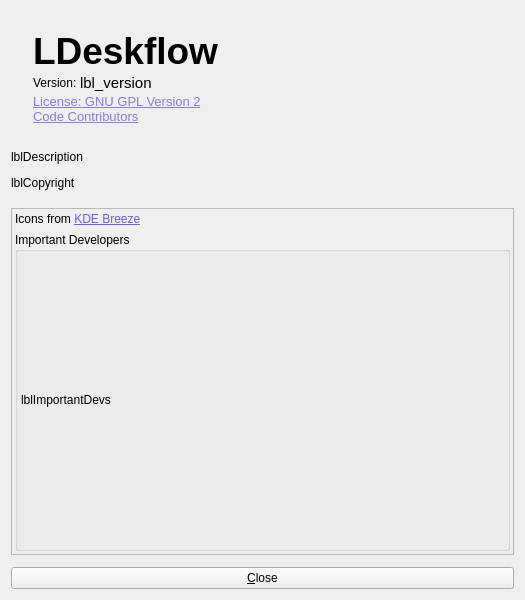
<?xml version="1.0" encoding="UTF-8"?>
<ui version="4.0">
 <class>AboutDialog</class>
 <widget class="QDialog" name="AboutDialog">
  <property name="windowModality">
   <enum>Qt::WindowModality::ApplicationModal</enum>
  </property>
  <property name="geometry">
   <rect>
    <x>0</x>
    <y>0</y>
    <width>525</width>
    <height>600</height>
   </rect>
  </property>
  <property name="sizePolicy">
   <sizepolicy hsizetype="Preferred" vsizetype="Preferred">
    <horstretch>0</horstretch>
    <verstretch>0</verstretch>
   </sizepolicy>
  </property>
  <property name="windowTitle">
   <string>About LDeskflow</string>
  </property>
  <property name="windowIcon">
   <iconset theme="help-about"/>
  </property>
  <property name="modal">
   <bool>true</bool>
  </property>
  <layout class="QVBoxLayout" name="verticalLayout">
   <property name="spacing">
    <number>12</number>
   </property>
   <item>
    <widget class="QWidget" name="frameLogo" native="true">
     <property name="sizePolicy">
      <sizepolicy hsizetype="Preferred" vsizetype="Fixed">
       <horstretch>0</horstretch>
       <verstretch>0</verstretch>
      </sizepolicy>
     </property>
     <layout class="QGridLayout" name="gridLayout">
      <property name="verticalSpacing">
       <number>0</number>
      </property>
      <item row="4" column="1">
       <widget class="QLabel" name="linkGpl">
        <property name="sizePolicy">
         <sizepolicy hsizetype="Preferred" vsizetype="Fixed">
          <horstretch>0</horstretch>
          <verstretch>0</verstretch>
         </sizepolicy>
        </property>
        <property name="text">
         <string>&lt;!DOCTYPE HTML PUBLIC &quot;-//W3C//DTD HTML 4.0//EN&quot; &quot;http://www.w3.org/TR/REC-html40/strict.dtd&quot;&gt;
&lt;html&gt;&lt;head&gt;&lt;meta name=&quot;qrichtext&quot; content=&quot;1&quot; /&gt;&lt;style type=&quot;text/css&quot;&gt;
p, li { white-space: pre-wrap; }
&lt;/style&gt;&lt;/head&gt;&lt;body style=&quot; font-family:'Ubuntu'; font-size:10pt; font-weight:400; font-style:normal;&quot;&gt;
&lt;p style=&quot; margin-top:0px; margin-bottom:0px; margin-left:0px; margin-right:0px; -qt-block-indent:0; text-indent:0px;&quot;&gt;&lt;a href=&quot;https://www.gnu.org/licenses/old-licenses/gpl-2.0.html&quot;&gt;&lt;span style=&quot; text-decoration: underline; color:#8B7BD8;&quot;&gt;License: GNU GPL Version 2&lt;/a&gt;&lt;/span&gt;&lt;/p&gt;&lt;/body&gt;&lt;/html&gt;</string>
        </property>
        <property name="openExternalLinks">
         <bool>true</bool>
        </property>
       </widget>
      </item>
      <item row="6" column="1">
       <spacer name="verticalSpacer">
        <property name="orientation">
         <enum>Qt::Orientation::Vertical</enum>
        </property>
        <property name="sizeHint" stdset="0">
         <size>
          <width>20</width>
          <height>5</height>
         </size>
        </property>
       </spacer>
      </item>
      <item row="0" column="1">
       <spacer name="verticalSpacer_3">
        <property name="orientation">
         <enum>Qt::Orientation::Vertical</enum>
        </property>
        <property name="sizeHint" stdset="0">
         <size>
          <width>20</width>
          <height>10</height>
         </size>
        </property>
       </spacer>
      </item>
      <item row="1" column="1">
       <widget class="QLabel" name="lblName">
        <property name="sizePolicy">
         <sizepolicy hsizetype="Preferred" vsizetype="Fixed">
          <horstretch>0</horstretch>
          <verstretch>0</verstretch>
         </sizepolicy>
        </property>
        <property name="font">
         <font>
          <pointsize>28</pointsize>
          <bold>true</bold>
         </font>
        </property>
        <property name="text">
         <string notr="true">LDeskflow</string>
        </property>
        <property name="scaledContents">
         <bool>false</bool>
        </property>
        <property name="alignment">
         <set>Qt::AlignmentFlag::AlignBottom|Qt::AlignmentFlag::AlignLeading|Qt::AlignmentFlag::AlignLeft</set>
        </property>
        <property name="indent">
         <number>0</number>
        </property>
        <property name="program_name" stdset="0">
         <bool>false</bool>
        </property>
       </widget>
      </item>
      <item row="0" column="0" rowspan="9">
       <widget class="QLabel" name="lblIcon">
        <property name="sizePolicy">
         <sizepolicy hsizetype="Preferred" vsizetype="Fixed">
          <horstretch>0</horstretch>
          <verstretch>0</verstretch>
         </sizepolicy>
        </property>
        <property name="autoFillBackground">
         <bool>false</bool>
        </property>
       </widget>
      </item>
      <item row="3" column="1">
       <widget class="QWidget" name="widget_2" native="true">
        <property name="sizePolicy">
         <sizepolicy hsizetype="Preferred" vsizetype="Fixed">
          <horstretch>0</horstretch>
          <verstretch>0</verstretch>
         </sizepolicy>
        </property>
        <layout class="QHBoxLayout" name="horizontalLayout">
         <property name="spacing">
          <number>0</number>
         </property>
         <property name="leftMargin">
          <number>0</number>
         </property>
         <property name="topMargin">
          <number>0</number>
         </property>
         <property name="rightMargin">
          <number>0</number>
         </property>
         <property name="bottomMargin">
          <number>0</number>
         </property>
         <item>
          <widget class="QLabel" name="label">
           <property name="sizePolicy">
            <sizepolicy hsizetype="Maximum" vsizetype="Fixed">
             <horstretch>0</horstretch>
             <verstretch>0</verstretch>
            </sizepolicy>
           </property>
           <property name="text">
            <string>Version: </string>
           </property>
           <property name="alignment">
            <set>Qt::AlignmentFlag::AlignLeading|Qt::AlignmentFlag::AlignLeft|Qt::AlignmentFlag::AlignVCenter</set>
           </property>
           <property name="indent">
            <number>0</number>
           </property>
          </widget>
         </item>
         <item>
          <widget class="QLabel" name="lblVersion">
           <property name="sizePolicy">
            <sizepolicy hsizetype="Maximum" vsizetype="Fixed">
             <horstretch>0</horstretch>
             <verstretch>0</verstretch>
            </sizepolicy>
           </property>
           <property name="font">
            <font>
             <pointsize>11</pointsize>
            </font>
           </property>
           <property name="text">
            <string notr="true">lbl_version</string>
           </property>
           <property name="alignment">
            <set>Qt::AlignmentFlag::AlignLeading|Qt::AlignmentFlag::AlignLeft|Qt::AlignmentFlag::AlignVCenter</set>
           </property>
           <property name="smaller_text" stdset="0">
            <bool>true</bool>
           </property>
          </widget>
         </item>
         <item>
          <widget class="QPushButton" name="btnCopyVersion">
           <property name="sizePolicy">
            <sizepolicy hsizetype="Fixed" vsizetype="Fixed">
             <horstretch>0</horstretch>
             <verstretch>0</verstretch>
            </sizepolicy>
           </property>
           <property name="maximumSize">
            <size>
             <width>32</width>
             <height>16777215</height>
            </size>
           </property>
           <property name="toolTip">
            <string>Copy version info</string>
           </property>
           <property name="icon">
            <iconset>
             <normaloff>:/icons/64x64/copy-dark.png</normaloff>:/icons/64x64/copy-dark.png</iconset>
           </property>
           <property name="flat">
            <bool>true</bool>
           </property>
          </widget>
         </item>
         <item>
          <spacer name="horizontalSpacer">
           <property name="sizePolicy">
            <sizepolicy hsizetype="Minimum" vsizetype="Minimum">
             <horstretch>0</horstretch>
             <verstretch>0</verstretch>
            </sizepolicy>
           </property>
           <property name="orientation">
            <enum>Qt::Orientation::Horizontal</enum>
           </property>
           <property name="sizeHint" stdset="0">
            <size>
             <width>40</width>
             <height>10</height>
            </size>
           </property>
          </spacer>
         </item>
        </layout>
       </widget>
      </item>
      <item row="5" column="1">
       <widget class="QLabel" name="linkContributors">
        <property name="sizePolicy">
         <sizepolicy hsizetype="Preferred" vsizetype="Fixed">
          <horstretch>0</horstretch>
          <verstretch>0</verstretch>
         </sizepolicy>
        </property>
        <property name="text">
         <string>&lt;!DOCTYPE HTML PUBLIC &quot;-//W3C//DTD HTML 4.0//EN&quot; &quot;http://www.w3.org/TR/REC-html40/strict.dtd&quot;&gt;
&lt;html&gt;&lt;head&gt;&lt;meta name=&quot;qrichtext&quot; content=&quot;1&quot; /&gt;&lt;style type=&quot;text/css&quot;&gt;
p, li { white-space: pre-wrap; }
&lt;/style&gt;&lt;/head&gt;&lt;body style=&quot; font-family:'Ubuntu'; font-size:10pt; font-weight:400; font-style:normal;&quot;&gt;
&lt;p style=&quot; margin-top:0px; margin-bottom:0px; margin-left:0px; margin-right:0px; -qt-block-indent:0; text-indent:0px;&quot;&gt;&lt;a href=&quot;https://github.com/deskflow/deskflow/graphs/contributors&quot;&gt;&lt;span style=&quot; text-decoration: underline; color:#8B7BD8;&quot;&gt;Code Contributors&lt;/span&gt;&lt;/a&gt;&lt;/p&gt;&lt;/body&gt;&lt;/html&gt;</string>
        </property>
        <property name="openExternalLinks">
         <bool>true</bool>
        </property>
       </widget>
      </item>
     </layout>
    </widget>
   </item>
   <item>
    <widget class="QLabel" name="lblDescription">
     <property name="sizePolicy">
      <sizepolicy hsizetype="Preferred" vsizetype="Fixed">
       <horstretch>0</horstretch>
       <verstretch>0</verstretch>
      </sizepolicy>
     </property>
     <property name="text">
      <string notr="true">lblDescription</string>
     </property>
     <property name="alignment">
      <set>Qt::AlignmentFlag::AlignLeading|Qt::AlignmentFlag::AlignLeft|Qt::AlignmentFlag::AlignTop</set>
     </property>
    </widget>
   </item>
   <item>
    <widget class="QLabel" name="lblCopyright">
     <property name="sizePolicy">
      <sizepolicy hsizetype="Preferred" vsizetype="Fixed">
       <horstretch>0</horstretch>
       <verstretch>0</verstretch>
      </sizepolicy>
     </property>
     <property name="text">
      <string notr="true">lblCopyright</string>
     </property>
    </widget>
   </item>
   <item>
    <spacer name="verticalSpacer_2">
     <property name="orientation">
      <enum>Qt::Orientation::Vertical</enum>
     </property>
     <property name="sizeType">
      <enum>QSizePolicy::Policy::Fixed</enum>
     </property>
     <property name="sizeHint" stdset="0">
      <size>
       <width>20</width>
       <height>6</height>
      </size>
     </property>
    </spacer>
   </item>
   <item>
    <widget class="QScrollArea" name="scrollArea">
     <property name="sizePolicy">
      <sizepolicy hsizetype="Preferred" vsizetype="Preferred">
       <horstretch>0</horstretch>
       <verstretch>0</verstretch>
      </sizepolicy>
     </property>
     <property name="sizeAdjustPolicy">
      <enum>QAbstractScrollArea::SizeAdjustPolicy::AdjustIgnored</enum>
     </property>
     <property name="widgetResizable">
      <bool>true</bool>
     </property>
     <widget class="QWidget" name="scrollAreaWidgetContents">
      <property name="geometry">
       <rect>
        <x>0</x>
        <y>0</y>
        <width>505</width>
        <height>294</height>
       </rect>
      </property>
      <property name="sizePolicy">
       <sizepolicy hsizetype="Preferred" vsizetype="Preferred">
        <horstretch>0</horstretch>
        <verstretch>0</verstretch>
       </sizepolicy>
      </property>
      <layout class="QVBoxLayout" name="verticalLayout_4">
       <property name="spacing">
        <number>6</number>
       </property>
       <property name="leftMargin">
        <number>3</number>
       </property>
       <property name="topMargin">
        <number>3</number>
       </property>
       <property name="rightMargin">
        <number>3</number>
       </property>
       <property name="bottomMargin">
        <number>3</number>
       </property>
       <item>
        <widget class="QLabel" name="label_2">
         <property name="sizePolicy">
          <sizepolicy hsizetype="Preferred" vsizetype="Maximum">
           <horstretch>0</horstretch>
           <verstretch>0</verstretch>
          </sizepolicy>
         </property>
         <property name="text">
          <string>&lt;html&gt;&lt;head/&gt;&lt;body&gt;&lt;p&gt;Icons from &lt;a href=&quot;https://develop.kde.org/frameworks/breeze-icons/&quot;&gt;&lt;span style=&quot; text-decoration: underline; color:#6C5CE7;&quot;&gt;KDE Breeze&lt;/span&gt;&lt;/a&gt;&lt;/p&gt;&lt;/body&gt;&lt;/html&gt;</string>
         </property>
         <property name="openExternalLinks">
          <bool>true</bool>
         </property>
        </widget>
       </item>
       <item>
        <widget class="QGroupBox" name="groupBox">
         <property name="sizePolicy">
          <sizepolicy hsizetype="Preferred" vsizetype="Expanding">
           <horstretch>0</horstretch>
           <verstretch>0</verstretch>
          </sizepolicy>
         </property>
         <property name="title">
          <string>Important Developers</string>
         </property>
         <layout class="QVBoxLayout" name="verticalLayout_2">
          <property name="spacing">
           <number>0</number>
          </property>
          <property name="leftMargin">
           <number>3</number>
          </property>
          <property name="topMargin">
           <number>3</number>
          </property>
          <property name="rightMargin">
           <number>3</number>
          </property>
          <property name="bottomMargin">
           <number>3</number>
          </property>
          <item>
           <widget class="QLabel" name="lblImportantDevs">
            <property name="sizePolicy">
             <sizepolicy hsizetype="Preferred" vsizetype="Preferred">
              <horstretch>0</horstretch>
              <verstretch>0</verstretch>
             </sizepolicy>
            </property>
            <property name="frameShape">
             <enum>QFrame::Shape::NoFrame</enum>
            </property>
            <property name="text">
             <string notr="true">lblImportantDevs</string>
            </property>
            <property name="wordWrap">
             <bool>true</bool>
            </property>
           </widget>
          </item>
         </layout>
        </widget>
       </item>
      </layout>
     </widget>
    </widget>
   </item>
   <item>
    <widget class="QPushButton" name="btnOk">
     <property name="text">
      <string>&amp;Close</string>
     </property>
     <property name="icon">
      <iconset theme="window-close"/>
     </property>
    </widget>
   </item>
  </layout>
 </widget>
 <resources/>
 <connections/>
</ui>
